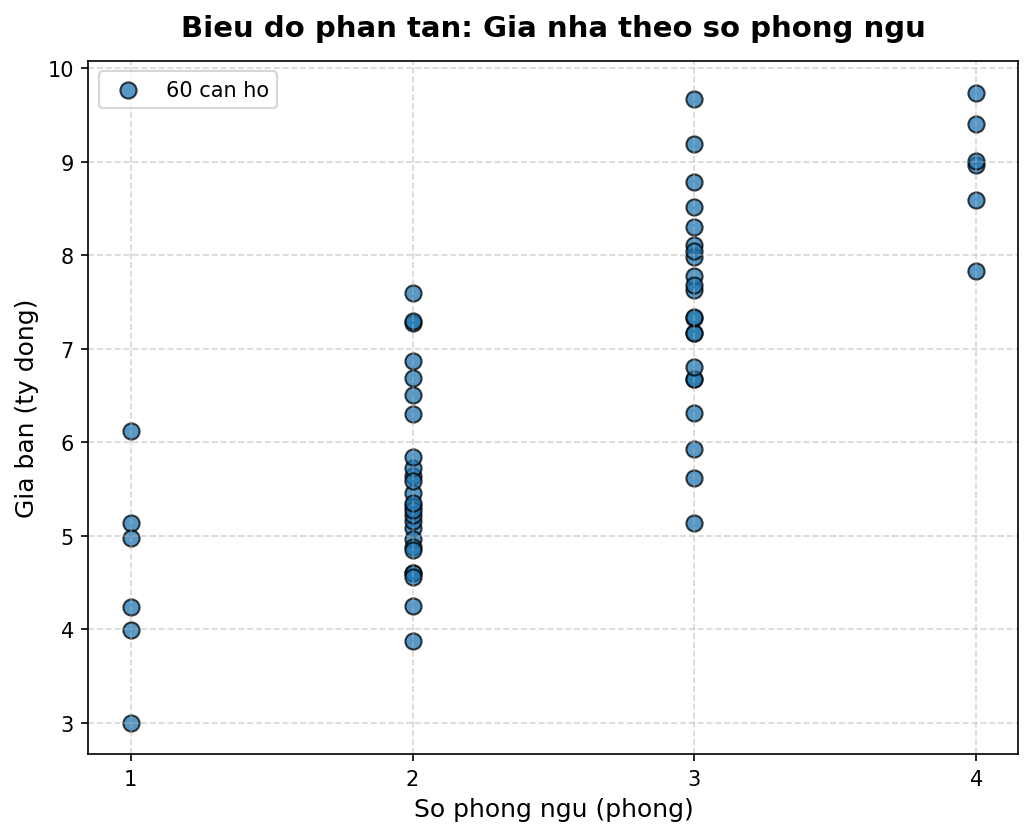

Source code (Python):
# -*- coding: utf-8 -*-
"""
Bài tập 2: Vẽ biểu đồ phân tán theo số phòng
Vẽ biểu đồ phân tán với trục hoành là cột so_phong và trục tung là cột gia.
Đặt tên cho hai trục và đặt tiêu đề cho hình.
Lưu hình thành tệp bai2.png rồi viết một câu nhận xét về xu hướng nhìn thấy.
"""

import os
import sys
import pandas as pd
import matplotlib.pyplot as plt

# Đảm bảo hiển thị tốt trên mọi môi trường terminal
if sys.stdout.encoding and sys.stdout.encoding.lower() != 'utf-8':
    try:
        sys.stdout.reconfigure(encoding='utf-8')
    except Exception:
        pass

# Xác định đường dẫn tệp dữ liệu tương đối linh hoạt
duong_dan = "data/gia_nha.csv"
if not os.path.exists(duong_dan):
    if os.path.exists("../data/gia_nha.csv"):
        duong_dan = "../data/gia_nha.csv"
    elif os.path.exists("gia_nha.csv"):
        duong_dan = "gia_nha.csv"
    elif os.path.exists("../gia_nha.csv"):
        duong_dan = "../gia_nha.csv"

# 1. Đọc dữ liệu
df = pd.read_csv(duong_dan)

# 2. Chuẩn bị dữ liệu vẽ biểu đồ
so_phong = df["so_phong"]
gia_ban = df["gia"]

# 3. Khởi tạo và vẽ biểu đồ phân tán (scatter plot)
plt.figure(figsize=(8, 6))
plt.scatter(so_phong, gia_ban, color="#1f77b4", alpha=0.75, edgecolors="k", s=60, label="60 can ho")

# Thiết lập tiêu đề và nhãn các trục
plt.title("Bieu do phan tan: Gia nha theo so phong ngu", fontsize=14, fontweight="bold", pad=12)
plt.xlabel("So phong ngu (phong)", fontsize=12)
plt.ylabel("Gia ban (ty dong)", fontsize=12)
plt.xticks([1, 2, 3, 4])
plt.grid(True, linestyle="--", alpha=0.5)
plt.legend(loc="upper left")

# 4. Lưu hình ra tệp bai2.png trước khi hiển thị
# Lưu cả ở thư mục hiện hành và thư mục baitap01 để tiện nộp bài
plt.savefig("bai2.png", dpi=150, bbox_inches="tight")
if os.path.exists("baitap01"):
    plt.savefig("baitap01/bai2.png", dpi=150, bbox_inches="tight")

print("=== KET QUA BAI TAP 2 ===")
print("Da luu bieu do phan tan vao tep bai2.png.")
print()
print("Nhan xet ve xu huong:")
print("- Khi so phong ngu tang len thi gia nha trung binh co xu huong tang theo ti le thuan (can 1 phong co gia trung binh khoang 4.58 ty, can 4 phong co gia trung binh khoang 8.92 ty).")
print("- Tuy nhien, vi so phong la bien roi rac (chi nhan gia tri 1, 2, 3, 4) nen cac diem tap trung thanh tung cot thang dung; o cung mot so phong, muc gia van dao dong kha rong do phu thuoc them vao dien tich va tuoi nha.")

# Dong hinh sau khi xu ly xong
plt.close()
